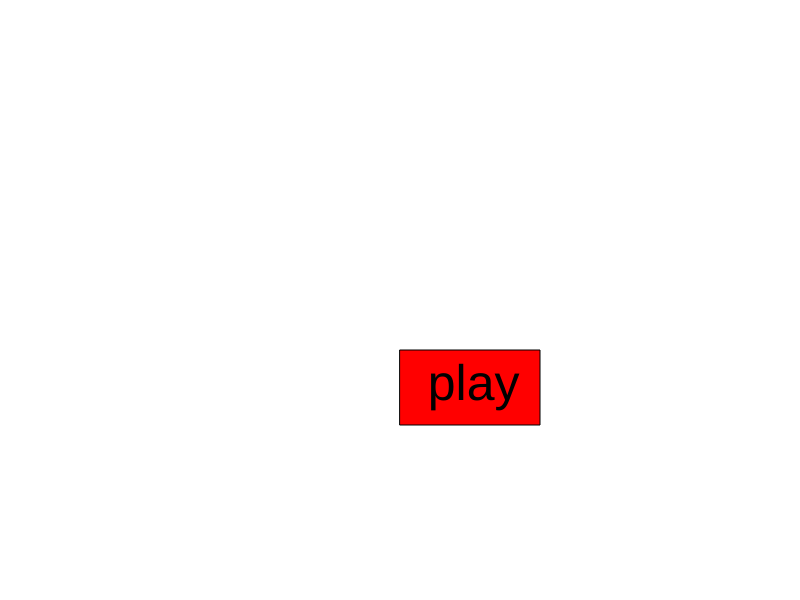
Frame 1 (no input)
Frame 60 (no input): identical to frame 1, image omitted
Frame 120 (the mouse pressed at the canvas centre since frame 60): identical to frame 1, image omitted

The p5.js sketch that drew this single still picture (run headless with seeded random() and noise() and a simulated clock; from frame 60 on, the mouse is pressed at the canvas centre):

// p5.js sketch
// ── sketch.js
class rocket {
  constructor() {
    this.x = 0
    this.y = 0
    this.size = 1;
    this.speed = random(50, 300) / 50;
    this.damge = 1;
  }
}

var a = 0
var b = 0
var hp = 3
var rocketsAmount = 10
var rockets = []
var firstEntry = true
var xar = []
var yar = []
var level = 1
var victory = false

function setup() {
  for(a = 0; a < displayWidth / 2; a++) {
    xar.push(a)
  }
  for(a = displayWidth / 2 + 140; a < displayWidth; a++) {
    xar.push(a)
  }
  for(a = 0; a < displayHeight / 2 + 50; a++) {
    yar.push(a)
  }
  for(a = displayHeight / 2 + 125; a < displayHeight; a++) {
    yar.push(a)
  }
  
  createCanvas(displayWidth, displayHeight)
  for(a = 0; a < rocketsAmount; a += 1) {
    rockets.push(new rocket());
    rockets[a].x = random(xar)
    rockets[a].y = random(yar)
  }
}

function draw() {
  background(255)
  if(firstEntry) {
    textSize(50)
    fill('red')
    rect(displayWidth / 2, displayHeight / 2 + 50, 140, 75)
    fill('black')
    text('  play ', displayWidth / 2, displayHeight / 2 + 100)
  } else {
    textSize(20)
    fill('black')
    text('level ' + level, displayWidth / 2, 30)
    if(hp == 0) {
    textSize(50)
    text('you lost', displayWidth / 2 - 20, displayHeight / 2)
    rockets = []
    replayButton()
  } else {
    if(rockets.length == 0) {
      textSize(50)
      text('VICTORY', displayWidth / 2 - 40, displayHeight / 2)
      victory = true
      continueButton()
    } else {
      textSize(20)
      fill('black')
      text('hp = ' + hp, 30, 30)
      fill(random(255), random(255), random(255))
      rect(mouseX - 10, mouseY - 10, 20, 20)
  fill('red')
  for(a = 0; a < rockets.length; a += 1) {
    if(mouseX > rockets[a].x) {
      rockets[a].x += rockets[a].speed
    } else {
      rockets[a].x -= rockets[a].speed
    }
    if(mouseY > rockets[a].y) {
       rockets[a].y += rockets[a].speed
    } else {
      rockets[a].y -= rockets[a].speed
    }
    circle(rockets[a].x, rockets[a].y, rockets[a].size * 50)
    if(int(dist(rockets[a].x, rockets[a].y, mouseX, mouseY)) < 25) {
      rockets.splice(a, 1)
      hp -= 1
    } else {
      for(b = 0; b < rockets.length; b += 1) {
      if(b != a) {
         if(int(dist(rockets[a].x, rockets[a].y, rockets[b].x, rockets[b].y)) < 50) {
           if(a > b) {
              rockets.splice(a, 1)
              rockets.splice(b, 1)
           } else {
              rockets.splice(b, 1)
              rockets.splice(a, 1)
           }
           break
        }
      }
    }
    }
  }
    }
  }
  }
}
  
function mousePressed() {
  if(((hp == 0) || (rockets.length == 0)) && (mouseX < displayWidth / 2 + 140) && (mouseX > displayWidth / 2) && (mouseY > displayHeight / 2 + 50) && (mouseY < displayHeight / 2 + 125)) {
    if(victory) {
      level += 1
      rocketsAmount += 6
      victory = false
    }
    hp = 3
    for(a = 0; a < rocketsAmount; a += 1) {
      rockets.push(new rocket());
      rockets[a].x = random(xar)
      rockets[a].y = random(yar)
    }
    rect(0,0,500,500)
  } else {
   if((firstEntry) && (mouseX < displayWidth / 2 + 140) && (mouseX > displayWidth / 2) && (mouseY > displayHeight / 2 + 50) && (mouseY < displayHeight / 2 + 125)) {
     firstEntry = false
   }
  }
}
  
function continueButton() {
  fill('red')
  rect(displayWidth / 2, displayHeight / 2 + 50, 140, 75)
  fill('black')
  textSize(35)
  text('continue', displayWidth / 2 + 2, displayHeight / 2 + 100)
}
  
function replayButton() {
  fill('red')
  rect(displayWidth / 2, displayHeight / 2 + 50, 140, 75)
  fill('black')
  text('replay', displayWidth / 2, displayHeight / 2 + 100)
}
